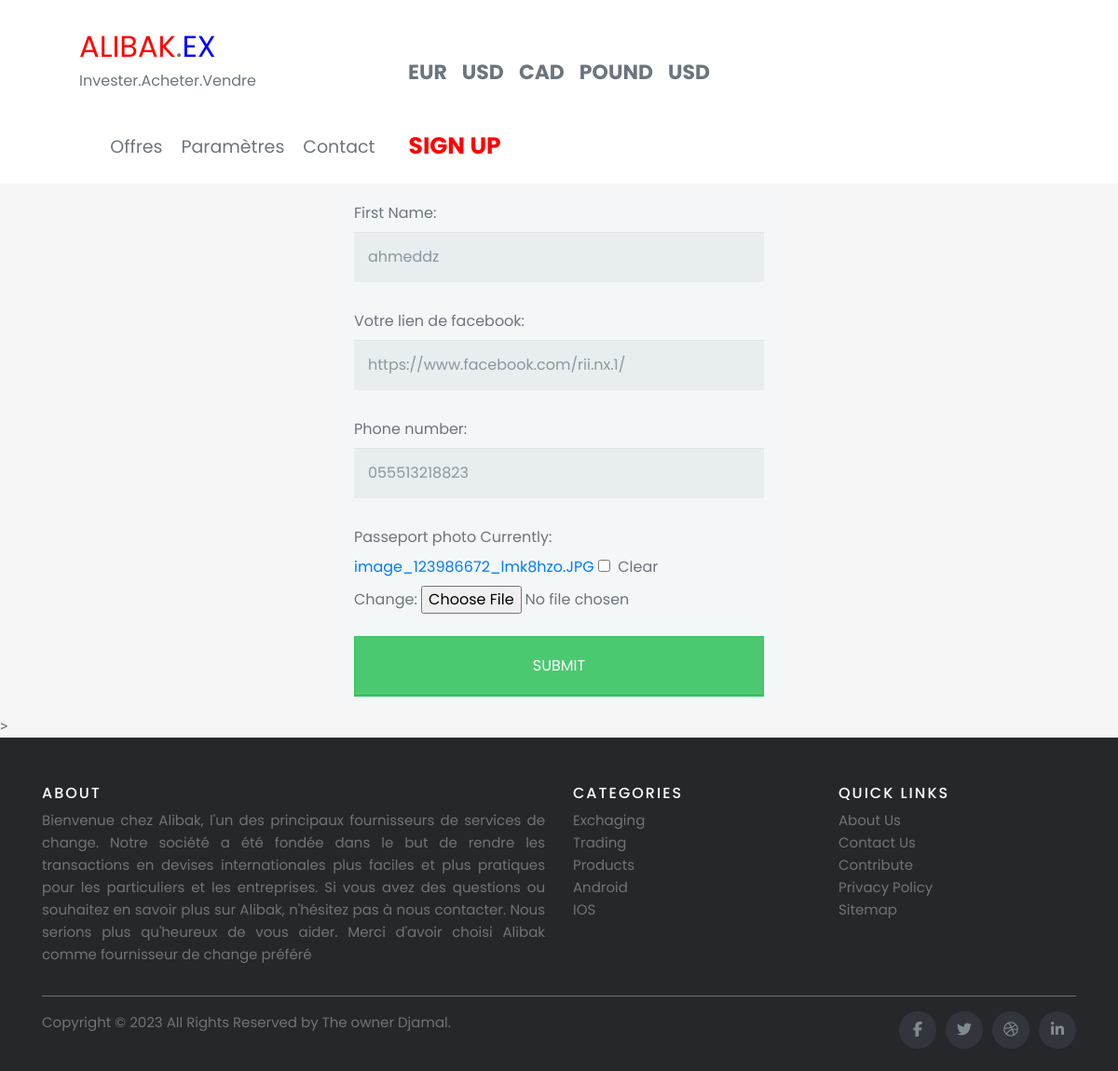
The app's page /settings (signed in) with its own data.
### offers/models.py (models this page shows, shortened)
class Customer(models.Model):
    user = models.OneToOneField(User, null=True, blank=True, on_delete=models.CASCADE)
    Card = models.ImageField(null=True, blank=True)
    face_picture = models.ImageField(null=True, blank=True)
    name = models.CharField(max_length=200, null=True)
    phone = models.CharField(max_length=200, null=True)
    email = models.CharField(max_length=200, null=True, blank=True)
    LinkFb = models.CharField(max_length=200, null=True, blank=True)
    date_created = models.DateTimeField(auto_now_add=True, null=True)
    approved = models.BooleanField(default=False)

### offers/decorators.py (the view)
        def wrapper_func(request, *args, **kwargs):
            group = None
            if request.user.groups.exists():
                group = request.user.groups.all()[0].name
            if group in allowed_roles:
                return view_func(request, *args, **kwargs)
            else:
                return HttpResponse("you are not authorized to view this page")

### offers/forms.py
class CustomerForm(ModelForm):
    class Meta:
        model = Customer
        fields = ['LinkFb', 'phone', 'name', 'Card']
        exclude = ['user']

### offers/views.py (called while the page is built)
@login_required(login_url='login')
@allowed_users(allowed_roles=['customer'])
def accountSettings(request):
    customer = request.user.customer
    form = CustomerForm(instance=customer)
    if request.method == "POST":
        form = CustomerForm(request.POST, request.FILES, instance=customer)
        if form.is_valid():
            form.save()
            return redirect("welcome")
    context = {'form': form}
    return render(request, 'offers/account_settings.html', context)

### offers/templates/offers/account_settings.html (shortened to what this page needs)
{% load static %}
<!DOCTYPE html>
<html lang="en">
<head>
 <link rel="stylesheet" href="https://cdn.jsdelivr.net/npm/bootstrap@4.6.2/dist/css/bootstrap.min.css">
    {% load static %}
        <link rel="stylesheet" href="https://codepen.io/gymratpacks/pen/VKzBEp#0">
    </head>
    <body>
    {%  include 'offers/navbar.html' %}
      <div class="row">
    <div class="col-md-12">
      <form id="register-form" method="post" action="{% url 'settings' %}" enctype="multipart/form-data">
          <div id="step-1" class="form-step">
      <label for="first-name">First Name:</label>
      {{form.name}}
      <br>
      <label for="first-name">Votre lien de facebook:</label>
      {{form.LinkFb}}
      <br>
      <label for="last-name">Phone number:</label>
      {{form.phone}}
      <br>
      <label for="last-name">Passeport photo</label>
      {{form.Card}}
      <br>
    </div>
          <br>
      <button type="submit" name="submit">SUBMIT</button>
    </div>
      </div>>
    {%  include 'offers/footer.html' %}
    </body>
</html>

### offers/templates/offers/account_settings.html (style rules this page uses)
*, *:before, *:after { -moz-box-sizing: border-box; -webkit-box-sizing: border-box; box-sizing: border-box; }
body { font-family: 'Nunito', sans-serif; color: #384047; }
form { max-width: 300px; margin: 10px auto; padding: 10px 20px; background: #f4f7f8; border-radius: 8px; }
input[type="text"], input[type="password"], input[type="date"], input[type="datetime"], input[type="email"], input[type="number"], input[type="search"], input[type="tel"], input[type="time"], input[type="url"], textarea, select { background: rgba(255,255,255,0.1); border: none; font-size: 16px; height: auto; margin: 0; outline: 0; padding: 15px; width: 100%; background-color: #e8eeef; color: #8a97a0; box-shadow: 0 1px 0 rgba(0,0,0,0.03) inset; margin-bottom: 30px; }
input[type="radio"], input[type="checkbox"] { margin: 0 4px 8px 0; }
button { padding: 19px 39px 18px 39px; color: #FFF; background-color: #4bc970; font-size: 18px; text-align: center; font-style: normal; border-radius: 5px; width: 100%; border: 1px solid #3ac162; border-width: 1px 1px 3px; box-shadow: 0 -1px 0 rgba(255,255,255,0.1) inset; margin-bottom: 10px; }
label { display: block; margin-bottom: 8px; }
@media screen and (min-width: 480px) { form { max-width: 480px; } }

### offers/templates/offers/navbar.html (style rules this page uses)
* { font-family: 'Crimson Pro', serif; font-family: 'Poppins', sans-serif; font-family: 'Crimson Pro', serif; font-family: 'Noto Kufi Arabic', sans-serif; font-family: 'Poppins', sans-serif; margin: 0; padding: 0; box-sizing: border-box; scroll-behavior: smooth; }
:root { --blue: #007bff; --indigo: #6610f2; --purple: #6f42c1; --pink: #e83e8c; --red: #dc3545; --orange: #fd7e14; --yellow: #ffc107; --green: #28a745; --teal: #20c997; --cyan: #17a2b8; --white: #fff; --gray: #6c757d; --gray-dark: #343a40; --primary: #fd7e14; --secondary: #F5F5F5; --success: #28a745; --info: #17a2b8; --warning: #ffc107; --danger: #dc3545; --light: #FFFFFF; --dark: #3D464D; --breakpoint-xs: 0; --breakpoint-sm: 576px; --breakpoint-md: 768px; --breakpoint-lg: 992px; --breakpoint-xl: 1200px; --font-family-sans-serif: "Roboto", sans-serif; --font-family-monospace: SFMono-Regular, Menlo, Monaco, Consolas, "Liberation Mono", "Courier New", monospace; }
html { font-family: sans-serif; line-height: 1.15; -webkit-text-size-adjust: 100%; -webkit-tap-highlight-color: rgba(0, 0, 0, 0); }
body { margin: 0; font-family: "Roboto", sans-serif; font-size: 1rem; font-weight: 400; line-height: 1.5; color: #6C757D; text-align: left; background-color: #F5F5F5; }
a { text-decoration: none; }
label { display: inline-block; margin-bottom: 0.5rem; }
button { border-radius: 0; }
input, button, select, optgroup, textarea { margin: 0; font-family: inherit; font-size: inherit; line-height: inherit; }
button, input { overflow: visible; }
button, select { text-transform: none; }
button, [type="button"], [type="reset"], [type="submit"] { -webkit-appearance: button; }
button:not(:disabled), [type="button"]:not(:disabled), [type="reset"]:not(:disabled), [type="submit"]:not(:disabled) { cursor: pointer; }
.row { display: flex; flex-wrap: wrap; margin-right: -15px; margin-left: -15px; }
.col-1, .col-2, .col-3, .col-4, .col-5, .col-6, .col-7, .col-8, .col-9, .col-10, .col-11, .col-12, .col, .col-auto, .col-sm-1, .col-sm-2, .col-sm-3, .col-sm-4, .col-sm-5, .col-sm-6, .col-sm-7, .col-sm-8, .col-sm-9, .col-sm-10, .col-sm-11, .col-sm-12, .col-sm, .col-sm-auto, .col-md-1, .col-md-2, .col-md-3, .col-md-4, .col-md-5, .col-md-6, .col-md-7, .col-md-8, .col-md-9, .col-md-10, .col-md-11, .col-md-12, .col-md, .col-md-auto, .col-lg-1, .col-lg-2, .col-lg-3, .col-lg-4, .col-lg-5, .col-lg-6, .col-lg-7, .col-lg-8, .col-lg-9, .col-lg-10, .col-lg-11, .col-lg-12, .col-lg, .col-lg-auto, .col-xl-1, .col-xl-2, .col-xl-3, .col-xl-4, .col-xl-5, .col-xl-6, .col-xl-7, .col-xl-8, .col-xl-9, .col-xl-10, .col-xl-11, .col-xl-12, .col-xl, .col-xl-auto { position: relative; width: 100%; padding-right: 15px; padding-left: 15px; }

### records on screen
Customer: name "ahmeddz", LinkFb "https://www.facebook.com/rii.nx.1/", phone "055513218823"
